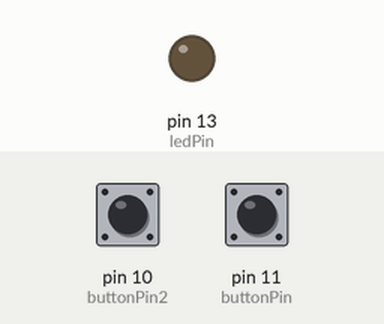
Recording of a sketch running on a simulated Arduino Uno, built with avr-gcc and run on an emulated ATmega328P. Parts: output pins drawn as LEDs (lit = HIGH). Dashed ring = blinking. The test bench sets the inputs (shaded band); at power-on: pin 10 (buttonPin2) LOW, pin 11 (buttonPin) LOW.

Above: at 1.2 s.
1.3 s: pin 10 (buttonPin2) pulled HIGH for 0.15 s
At 1.4 s:
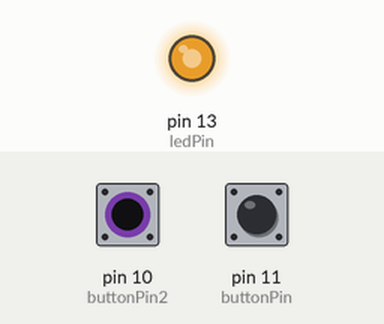
3.0 s: pin 11 (buttonPin) pulled HIGH for 0.15 s
At 3.4 s:
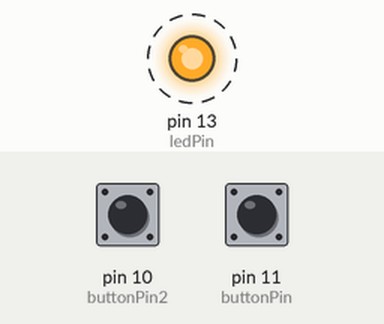
6.1 s: pin 10 (buttonPin2) pulled HIGH for 3.2 s
10.8 s: pin 11 (buttonPin) pulled HIGH for 1 s
At 11.6 s:
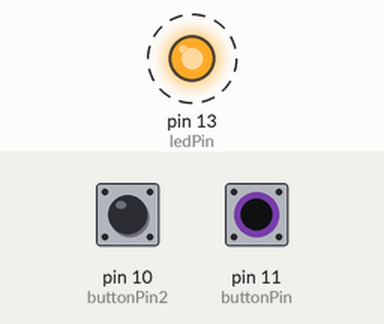
14.8 s: pin 11 (buttonPin) pulled HIGH for 3.2 s
Timing chart, 0 to 22.3 s (numbered marks = the images above; inputs shaded):
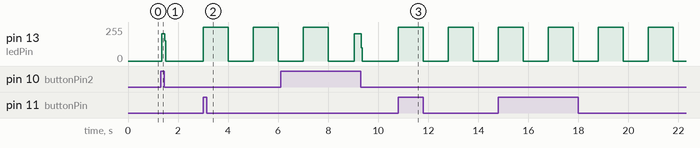

Measured:
- after the input at 1.3 s, pin 13 (ledPin): 0/255 → 203/255 at once, → 0/255 0.12 s later
- after the input at 3.0 s, pin 13 (ledPin): alternates 255/255 for 1.0 s and 0/255 for 1.0 s, starting at once
- after the input at 10.8 s, pin 13 (ledPin): alternates 255/255 for 1.0 s and 0/255 for 1.0 s, starting at once

The sketch:

simpleButton.ino
```cpp
int buttonPin = 11;
int buttonPin2 = 10;
int ledPin = 13;
bool data;
bool data2;

void setup() {
  // put your setup code here, to run once:

pinMode(buttonPin, INPUT);
pinMode(buttonPin2, INPUT);
pinMode(ledPin, OUTPUT);

}

void loop() {
  // put your main code here, to run repeatedly:

data = digitalRead(buttonPin);
data2 = digitalRead(buttonPin2);

if (data == HIGH){

    digitalWrite(ledPin, HIGH);
    delay(1000);
    digitalWrite(ledPin, LOW);
    delay(1000);
    digitalWrite(ledPin, HIGH);
    delay(1000);
    digitalWrite(ledPin, LOW);
    delay(1000);
    digitalWrite(ledPin, HIGH);
    delay(1000);
    digitalWrite(ledPin, LOW);
    delay(1000);
  }
 else
 {
    digitalWrite(ledPin, LOW);
  }

  if (data2 == HIGH){

    digitalWrite(ledPin, HIGH);

  }
 else
 {
    digitalWrite(ledPin, LOW);
  }

}
```
